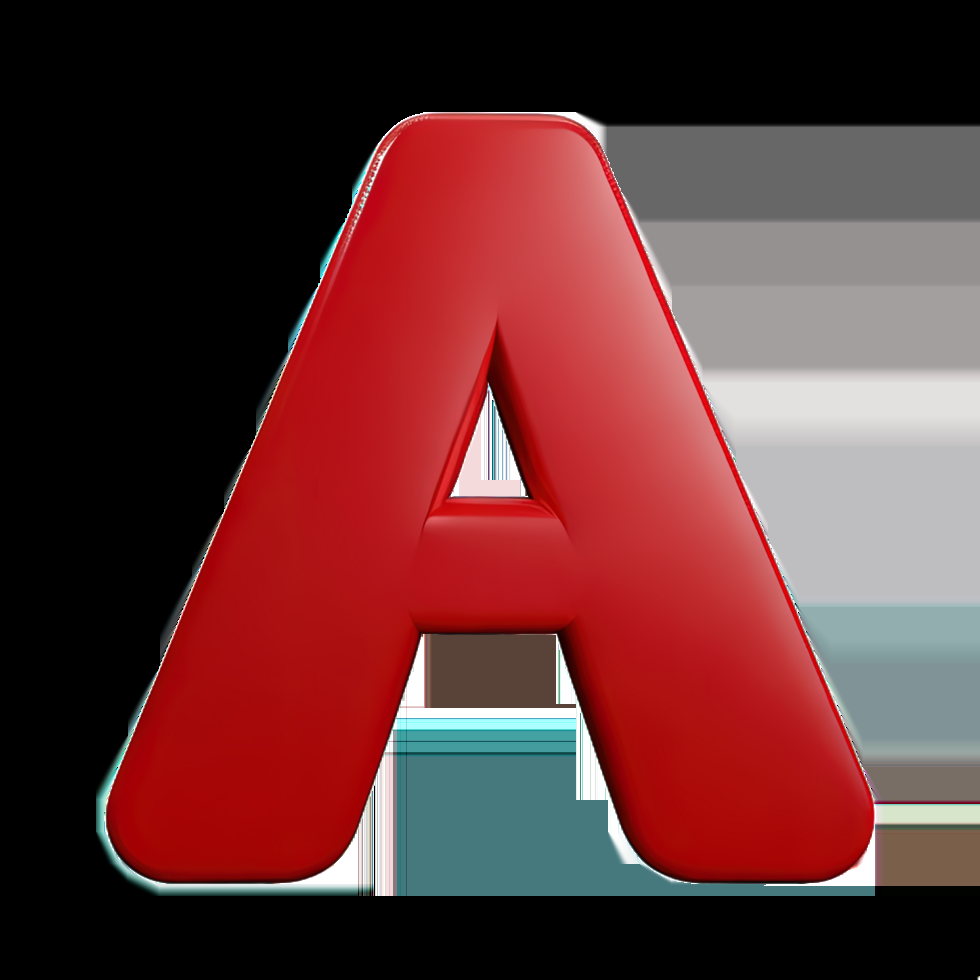
#> input picture A_letter.png, 980 x 980 px
$ python shape_detect.py
#> lines starting #> are read from the running program, lines starting #| are printed output that depends on the picture; after the words box and inside, x2 and y2 are one past the last pixel; in counts of white or black regions, pixels touching at a corner belong together
import cv2
import numpy as np
import math

img = cv2.imread("A_letter.png")
#> img is the input picture: shape (980, 980, 3); mean B, G, R 52, 51.3, 100.4

gray = cv2.cvtColor(img, cv2.COLOR_BGR2GRAY)
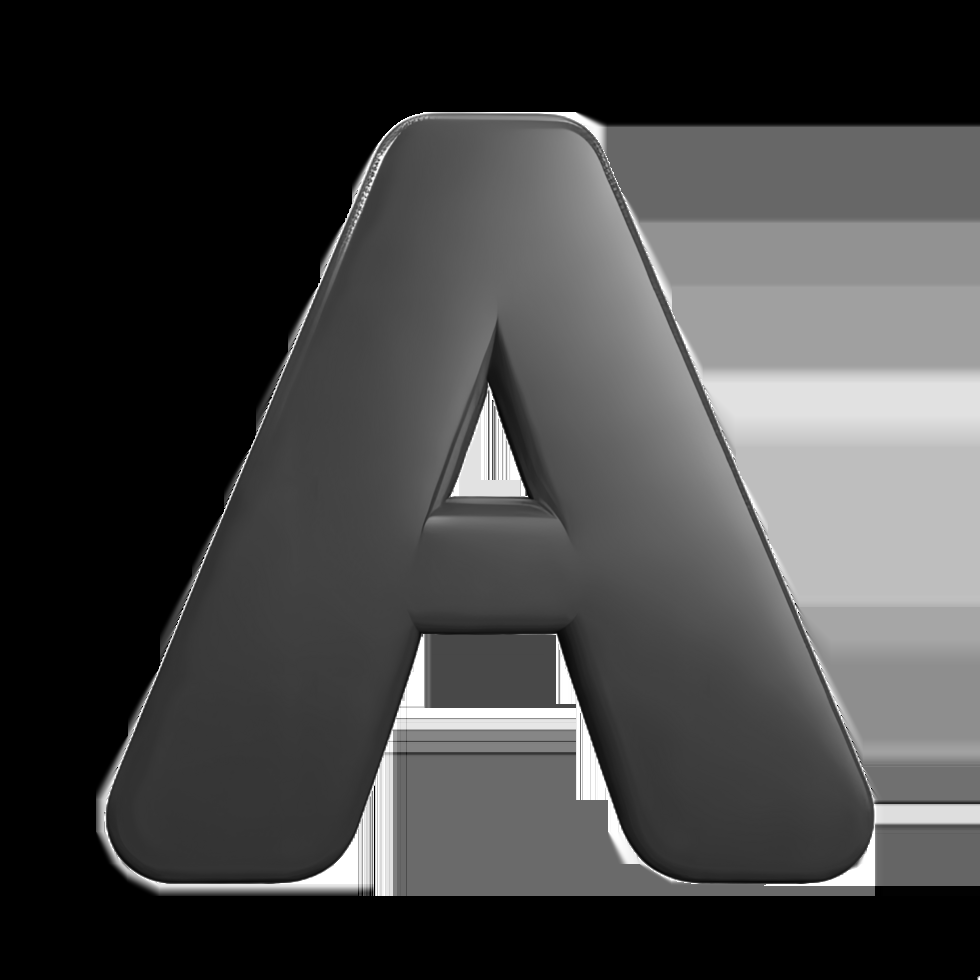
#> gray: shape (980, 980); min 0, max 255, mean 66.1

cv2.imwrite("gray.png", gray)

_, thresh = cv2.threshold(gray, 127, 255, cv2.THRESH_BINARY)
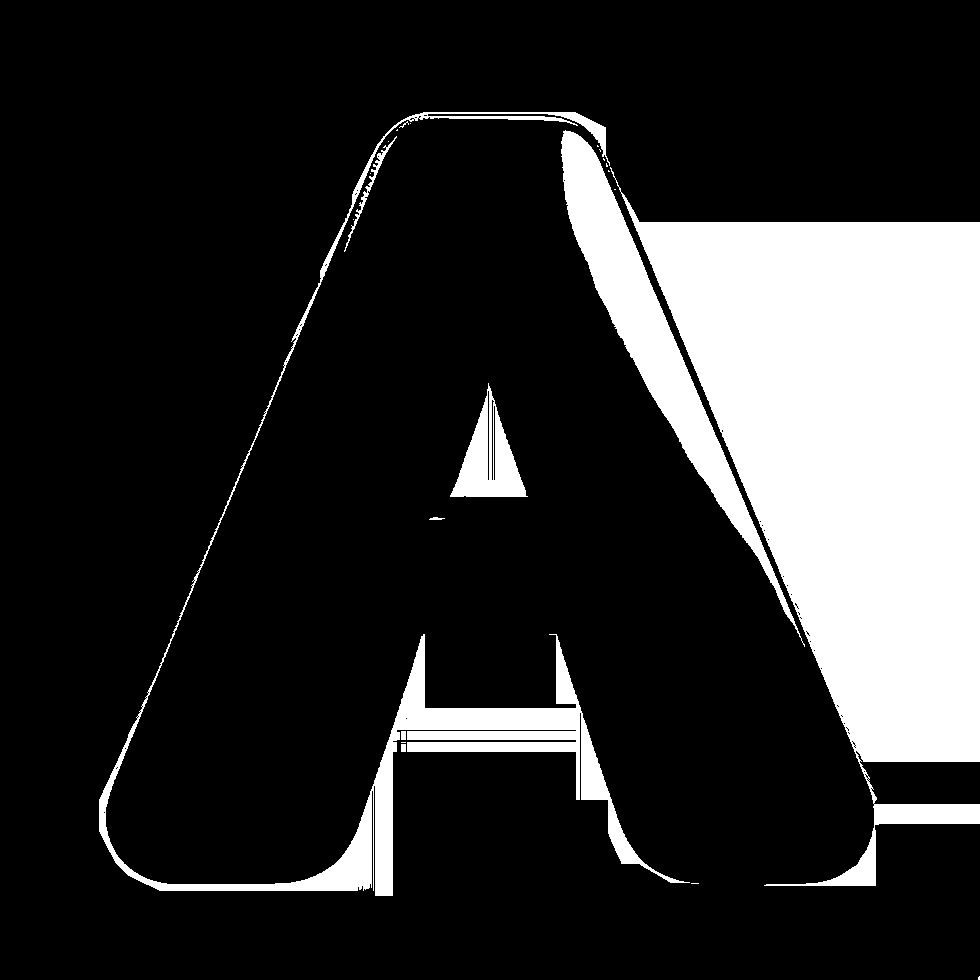
#> thresh: shape (980, 980); 18.3% white; 23 white regions (15 under 20 px)

cv2.imwrite("thresh.png", thresh)

contours, _ = cv2.findContours(thresh,cv2.RETR_LIST, cv2.CHAIN_APPROX_SIMPLE)
#> contours = 104 contours, 94 with area under 20; largest, box (x1, y1, x2, y2) and area: (610, 167, 980, 886) 128880, (99, 112, 690, 896) 20075, (561, 130, 805, 647) 18007, (450, 383, 528, 497) 4037, (344, 136, 397, 252) 275

print(len(contours))
#| 104

for i, cnt in enumerate(contours):

    if i==4:
        continue


    approx = cv2.approxPolyDP(cnt, 0.01 * cv2.arcLength(cnt, True), True)

    cv2.drawContours(img, [cnt], 0, (0,0,255), 5)

    M = cv2.moments(cnt)
    if M["m00"] != 0:
        x = int(M["m10"] / M["m00"])
        y = int(M["m01"] / M["m00"])

    sides = len(approx)

    if sides == 3:
        label = 'Triangle'
    elif sides == 4:
        label = 'Quadrilateral'
    elif sides == 5:
        label = 'Pentagon'
    elif sides == 6:
        label = 'Hexagon'
    else:
        label = 'Circle'

    cv2.putText(img, label, (x,y), cv2.FONT_HERSHEY_SIMPLEX, 0.5, (255,255,255), 1)
#> this loop made 104 passes
#> (approx, x, y, sides, label) on passes 1, 3, 4, 6, 7, 9, 10, 11: ([[979, 976], [978, 977], [978, 979], [979, 979]], 978, 977, 4, 'Quadrilateral'), ([[103, 812], [104, 811], [105, 812], [104, 813]], 104, 812, 4, 'Quadrilateral'), ([[870, 788], [871, 787], [872, 788], [871, 789]], 871, 788, 4, 'Quadrilateral'), ([[866, 779], [867, 778], [868, 779], [867, 780]], 867, 779, 4, 'Quadrilateral'), ([[867, 778], [868, 777], [869, 778], [868, 779]], 868, 778, 4, 'Quadrilateral'), ([[864, 774], [865, 773], [866, 774], [865, 775]], 865, 774, 4, 'Quadrilateral'), ([[863, 771], [864, 770], [865, 771], [864, 772]], 864, 771, 4, 'Quadrilateral'), ([[115, 768], [116, 767], [117, 768], [116, 769]], 116, 768, 4, 'Quadrilateral')
#> (x, y, sides, label) on passes 8, 18, 24, 43, 47, 50: (866, 776, 6, 'Hexagon'), (853, 743, 6, 'Hexagon'), (848, 729, 6, 'Hexagon'), (807, 633, 6, 'Hexagon'), (799, 613, 6, 'Hexagon'), (797, 606, 6, 'Hexagon')
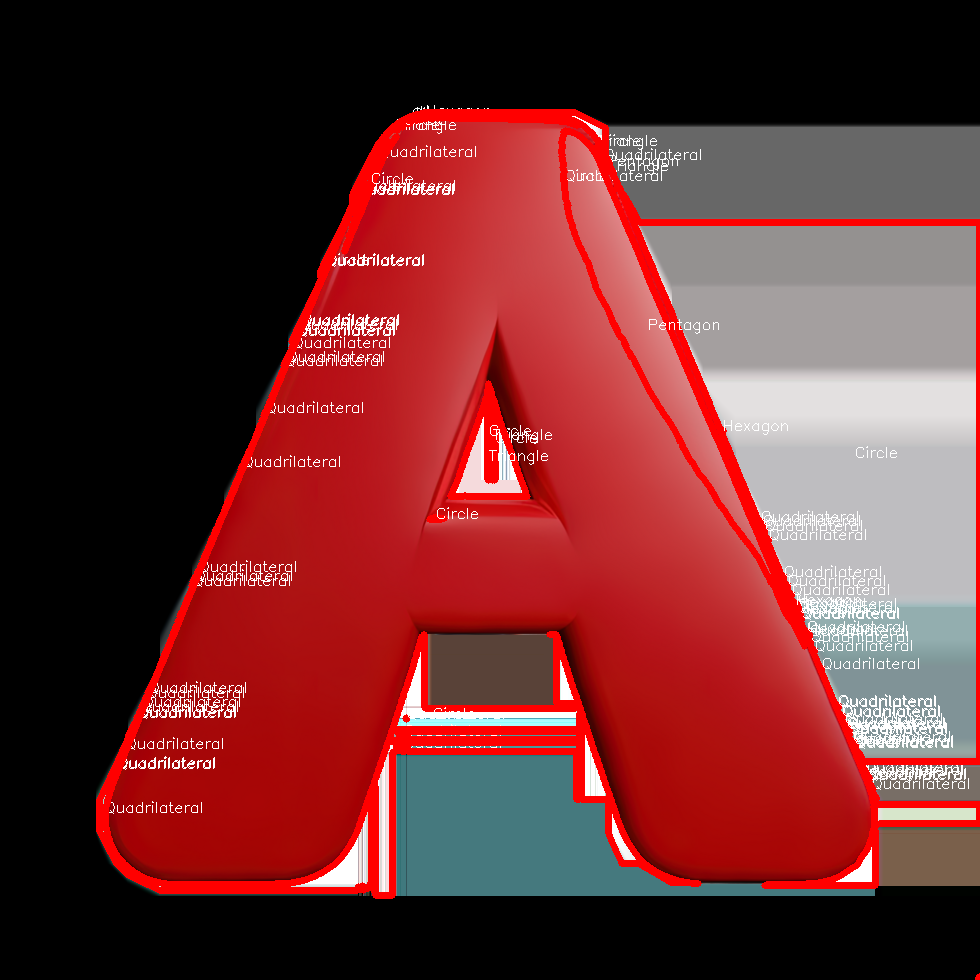
#> img: shape (980, 980, 3); 7.22% of pixels changed, all inside (x1, y1, x2, y2) = (96, 105, 980, 980)

cv2.imwrite("shape_with_label.png",img)
